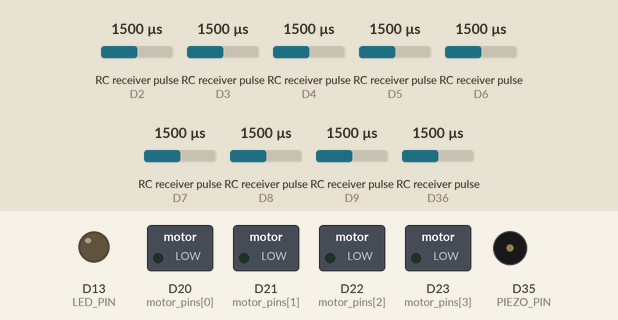
Simulated run of this sketch. Board: Arduino Due. Parts: switched loads named in the sketch (green lamp = pin HIGH), output pins drawn as LEDs (lit = HIGH), buzzer (waves = sounding, pin HIGH). Wiring (inferred from the names in the program): 9 × RC receiver channel: data D2 / data D3 / data D4 / data D5 / data D6 / data D7 / data D8 / data D9 / data D36. The test bench sets the inputs (shaded band); at power-on: RC receiver pulse (sensors on D2, D3, D4, D5, D6, D7, D8, D9, D36) 1500 µs. What the sketch prints to the serial monitor is not drawn.

Above: at 1.54 s.
At 8.07 s:
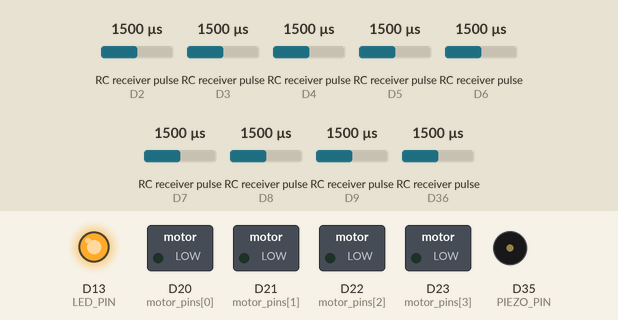
Timing chart, 0 to 8.4 s (numbered marks = the images above):
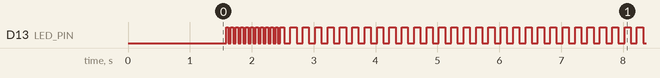

The sketch:

RC_write_and_revice.ino
```cpp
#include <Metro.h>
#include "SimpleFIFO.h"

// addendum pins
#define LED_PIN 13
#define CHECK_SIGNAL_OUT 36

// ANALOGWRITE
#define ANALOGWRITE_BIT_RESOLUTION 16
#define ANALOGWRITE_FREQUENCY 915.527 // for 180MHz CPU
#define MIN_ANALOGWRITE_VALUE 0
#define MAX_ANALOGWRITE_VALUE 65535

// PWM
#define MIN_POSSIBLE_OUTPUT 0
#define MAX_POSSIBLE_OUTPUT 2048
#define BLHEliSuit_MIN_THROTTLE 1020
#define BLHEliSuit_MAX_THROTTLE 2000
#define OFF_THROTTLE_OFFSET 50
unsigned long min_throttle_output = map(BLHEliSuit_MIN_THROTTLE - OFF_THROTTLE_OFFSET,  MIN_POSSIBLE_OUTPUT, MAX_POSSIBLE_OUTPUT, MIN_ANALOGWRITE_VALUE, MAX_ANALOGWRITE_VALUE);
unsigned long max_throttle_output = map(BLHEliSuit_MAX_THROTTLE,  MIN_POSSIBLE_OUTPUT, MAX_POSSIBLE_OUTPUT, MIN_ANALOGWRITE_VALUE, MAX_ANALOGWRITE_VALUE);

// delays
#define SETUP_LOOP 1500
#define DELAY_LOOP 300

// piezo
#define METRO_PIEZO_INTERVAL 100
#define PIEZO_PIN 35
#define PIEZO_RESONANCE 250 // (from 2040?)

// metro
#define METRO_PRINT_INTERVAL 100
#define METRO_CHECK_SERIAL_INTERVAL 1500

// channels
#define NUM_OF_CHANNELS 8
#define PULSE_IN_TIMEOUT 25000 // pulseIn - read pwm

#define CH_3 2
#define CH_3_LOWER_BOUND 900

#define CH_A 6
#define CH_A_UP 997
#define CH_A_OFF 1996
#define CH_A_THRESHOLD 50

#define CH_B 4
#define CH_B_ON 997
#define CH_B_MIDDLE 1497
#define CH_B_OFF 1996
#define CH_B_THRESHOLD 50

// enable or disable serial prints
// #define SERIAL_INPUT_ENABLE

// channel variables
unsigned long channel_input[NUM_OF_CHANNELS];
uint8_t channel_pins[NUM_OF_CHANNELS] = {2, 3, 4, 5, 6, 7, 8, 9};

// motor variables
#define NUM_OF_MOTORS 4
unsigned long min_input_signal[NUM_OF_MOTORS];
unsigned long max_input_signal[NUM_OF_MOTORS];
unsigned long MIN_MAX_INPUT_SIGNAL[2] = {1500, 1500};

unsigned long motor_control_output[NUM_OF_MOTORS];
uint8_t motor_pins[NUM_OF_MOTORS] = {20, 21, 22, 23};

// bools
bool rc_on = false;
bool run = false;
bool led_state = HIGH;

// signal variables
unsigned long check_send_signal = 0;
int incoming_serial = 0;

// piezo and metro
int piezo_tone = map(PIEZO_RESONANCE, 0, 1024, MIN_ANALOGWRITE_VALUE, MAX_ANALOGWRITE_VALUE);
enum Piezo_modes { none, on, off };
Piezo_modes last_mode = none;
SimpleFIFO<int,10> piezo_fifo;

Metro print_metro = Metro(METRO_PRINT_INTERVAL);
Metro piezo_metro = Metro(METRO_PIEZO_INTERVAL);

#ifdef SERIAL_INPUT_ENABLE
	Metro check_serial_metro = Metro(METRO_CHECK_SERIAL_INTERVAL);
#endif

void setup() {

// possibly put analogWriteResolution before analogWrite

	// set all motor outputs to 0
	for (int i = 0; i < NUM_OF_MOTORS; ++i) {
		analogWrite(motor_pins[i], 0);
	}

	memset(channel_input, 0, sizeof(channel_input));
	memset(min_input_signal, 0, sizeof(min_input_signal));
	memset(max_input_signal, 0, sizeof(max_input_signal));
	memset(motor_control_output, 0, sizeof(motor_control_output));

	for (int i = 0; i < NUM_OF_MOTORS; ++i) {
		min_input_signal[i] = MIN_MAX_INPUT_SIGNAL[0];
		max_input_signal[i] = MIN_MAX_INPUT_SIGNAL[1];
	}

	Serial.begin(115200);

	// digital signals
	pinMode(LED_PIN, OUTPUT);
	pinMode(CHECK_SIGNAL_OUT, INPUT);

	for (int i = 0; i < NUM_OF_CHANNELS; ++i) {
		pinMode(channel_pins[i], INPUT);
	}

	// analog signals
	analogWriteResolution(ANALOGWRITE_BIT_RESOLUTION);


/* - maybe not needed since analogWriteFrequency is called on pin PIEZO_PIN and it needs to be called only once
	// set output PWM frequency of all the motors
	// for (int i = 0; i < NUM_OF_MOTORS; ++i) {
	// 	analogWriteFrequency(motor_pins[i], ANALOGWRITE_FREQUENCY);
	// }
*/
	// set output PWM frequency of the piezo
	analogWriteFrequency(PIEZO_PIN, ANALOGWRITE_FREQUENCY);


	delay(SETUP_LOOP);
	Serial.println("piezo_tone - " + String(piezo_tone));
	Serial.println("MIN_ANALOGWRITE_VALUE - " + String(MIN_ANALOGWRITE_VALUE));
	Serial.println("MAX_ANALOGWRITE_VALUE - " + String(MAX_ANALOGWRITE_VALUE));
}

void loop() {

	// check RC special chanels
	check_channel_state();

/* TODO: change PULSE_IN_TIMEOUT*/

	// read PWM signal from the reciver
	for (int i = 0; i < NUM_OF_CHANNELS; ++i) {
		channel_input[i] = pulseIn(channel_pins[i], HIGH, PULSE_IN_TIMEOUT);
	}

	// before using the map function, verify the min/max values are indeed bounds
	if(rc_on){
		for (int i = 0; i < NUM_OF_MOTORS; ++i) // NUM_OF_MOTORS since only those channels are dynamic
		{
			if (min_input_signal[i] > channel_input[i]) {
				min_input_signal[i] = channel_input[i];
			}
			if (max_input_signal[i] < channel_input[i]) {
				max_input_signal[i] = channel_input[i];
			}
		}
	}

	// calculate corresponding output signal of the motors
	for (int i = 0; i < NUM_OF_MOTORS; ++i) {
		motor_control_output[i] = map(channel_input[i], min_input_signal[i], max_input_signal[i], min_throttle_output, max_throttle_output);
	}

	if (run) {
		for (int i = 0; i < NUM_OF_MOTORS; ++i) {
			analogWrite(motor_pins[i], motor_control_output[CH_3]);
		}
	} else{
		for (int i = 0; i < NUM_OF_MOTORS; ++i) {
			analogWrite(motor_pins[i], 0);
		}
	}

	check_metros();
}

void check_metros(){

#ifdef SERIAL_INPUT_ENABLE
	// check check_serial_metro
	if (check_serial_metro.check()) {

		check_key();

		check_serial_metro = Metro(METRO_CHECK_SERIAL_INTERVAL);
	}
#endif

	// check print_metro
	if (print_metro.check()) {

		check_send_signal = pulseIn(CHECK_SIGNAL_OUT, HIGH, PULSE_IN_TIMEOUT);

		Serial.println("check_send_signal: " + String(check_send_signal));

		for (int i = 0; i < NUM_OF_CHANNELS; ++i) {
			Serial.print("Channel " + String(i + 1) + ": " + String(channel_input[i]));
			if (i < NUM_OF_MOTORS) {
				Serial.println(+ ", min: " + String(min_input_signal[i]) + ", max: " + String(max_input_signal[i]));
			} else {
				Serial.println();
			}
		}

		for (int i = 0; i < NUM_OF_MOTORS; ++i) {
			Serial.println("Motor " + String(i + 1) + ": " + String(motor_control_output[i]));
		}

#ifdef SERIAL_INPUT_ENABLE
		Serial.println("incoming_serial: " + String(incoming_serial));
#endif

		Serial.println("run State: " + String(run));

		Serial.println("rc_on State: " + String(rc_on));

		// Serial.print(F("Number Entered: "));

		Serial.println();

		if (led_state == HIGH)  {
			led_state = LOW;
		} else {
			led_state = HIGH;
		}

		digitalWriteFast(LED_PIN, led_state);

		print_metro.interval(METRO_PRINT_INTERVAL);
	}

	// check piezo_metro
	if (piezo_metro.check() && piezo_fifo.count() > 0) {
		if (piezo_fifo.peek() > 0){
			analogWrite(PIEZO_PIN, piezo_tone);
			Serial.println("piezo_fifo.peek() = " + String(piezo_fifo.peek()));
			piezo_metro.interval(piezo_fifo.dequeue());
		} else {
			analogWrite(PIEZO_PIN, 0);
			piezo_metro.interval(-1 * piezo_fifo.dequeue());
		}
	}
}

void check_channel_state(){

	if (channel_input[CH_3] <= CH_3_LOWER_BOUND) {
		rc_on = false;
		memset(max_input_signal, 0, sizeof(max_input_signal));
		memset(motor_control_output, 0, sizeof(motor_control_output));

		for (int i = 0; i < NUM_OF_MOTORS; ++i) {
			min_input_signal[i] = MIN_MAX_INPUT_SIGNAL[0];
			max_input_signal[i] = MIN_MAX_INPUT_SIGNAL[1];
		}
	} else {
		rc_on = true;
	}

	if (abs(int(channel_input[CH_A] - CH_A_UP)) < CH_A_THRESHOLD) {
		run = true;
		piezo_notification(Piezo_modes::on);
	} else {
		run = false;
		piezo_notification(Piezo_modes::off);
	}
}

void piezo_notification(Piezo_modes mode){

#define PIEZZO_SHORT_DELAY 200
#define PIEZZO_VERY_LONG_DELAY 1000

	if (last_mode != mode) {
		switch (mode) {
			case Piezo_modes::on:
				piezo_fifo.flush();
				piezo_fifo.enqueue(PIEZZO_SHORT_DELAY);
				piezo_fifo.enqueue(-1 * PIEZZO_SHORT_DELAY);
				piezo_fifo.enqueue(PIEZZO_SHORT_DELAY);
				piezo_fifo.enqueue(-1 * PIEZZO_SHORT_DELAY);
				piezo_fifo.enqueue(PIEZZO_VERY_LONG_DELAY);
				piezo_fifo.enqueue(-1);
				break;
			case Piezo_modes::off:
				piezo_fifo.flush();
				piezo_fifo.enqueue(PIEZZO_SHORT_DELAY);
				piezo_fifo.enqueue(-1 * PIEZZO_SHORT_DELAY);
				piezo_fifo.enqueue(PIEZZO_SHORT_DELAY);
				piezo_fifo.enqueue(-1);
				break;
			default:
				break;
		}
	}

	last_mode = mode;

	// analogWrite(PIEZO_PIN, 0);
}

#ifdef SERIAL_INPUT_ENABLE
void check_key(){

	if (Serial.available() > 0) {

		// read ascii char and convert to int representation
		incoming_serial = Serial.read() - '0';
		while(Serial.available() > 0){
			incoming_serial = incoming_serial * 10 + int(Serial.read() - '0');
		}
		Serial.println("Number Entered:" + String(incoming_serial));
	}

	if (Serial.available() > 0) {
		incoming_serial = int(Serial.read() - '0');
		switch (incoming_serial){
			case 1:
				rc_on = true;
				piezo_notification();
				break;
			case 2:
				run = true;
				break;
			case 3:
				run = false;
				break;
		}
	}
}
#endif
```

SimpleFIFO.h
```cpp
// (licence header left out)
template<typename T, int rawSize>
class SimpleFIFO {
public:
	const int size;				//speculative feature, in case it's needed

	SimpleFIFO();

	T dequeue();				//get next element
	bool enqueue( T element );	//add an element
	T peek() const;				//get the next element without releasing it from the FIFO
	void flush();				//[1.1] reset to default state

	//how many elements are currently in the FIFO?
	int count() { return numberOfElements; }

private:
	int numberOfElements;
	int nextIn;
	int nextOut;
	T raw[rawSize];
};

template<typename T, int rawSize>
SimpleFIFO<T,rawSize>::SimpleFIFO() : size(rawSize) {
	flush();
}
template<typename T, int rawSize>
bool SimpleFIFO<T,rawSize>::enqueue( T element ) {
	if ( count() >= rawSize ) { return false; }
	numberOfElements++;
	nextIn %= size;
	raw[nextIn] = element;
	nextIn++; //advance to next index
	return true;
}
template<typename T, int rawSize>
T SimpleFIFO<T,rawSize>::dequeue() {
	numberOfElements--;
	nextOut %= size;
	return raw[ nextOut++];
}
template<typename T, int rawSize>
T SimpleFIFO<T,rawSize>::peek() const {
	return raw[ nextOut % size];
}
template<typename T, int rawSize>
void SimpleFIFO<T,rawSize>::flush() {
	nextIn = nextOut = numberOfElements = 0;
}
```

Measured:
- by itself, D13 (LED_PIN): goes 11 × (HIGH 0.04 s, LOW 0.04 s), HIGH 0.06 s, 637 × (LOW 0.10 s, HIGH 0.10 s), then LOW
